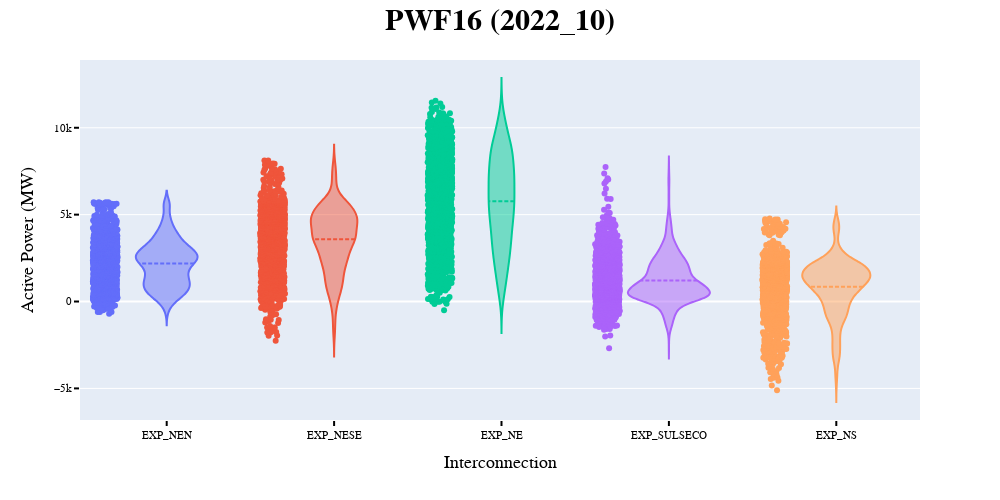

Notebook code cell kept with this figure:
### Code cell
violin_plot(pwf16_hm, "P(MW)", "PWF16", "2022_10", 'all')

### Figure 1 — Plotly figure (JSON) as saved in the notebook; plotly's stock layout.template omitted (floating-point values rounded to 4 significant figures; data arrays with more than 128 entries replaced by an {"elided": "..."} marker saying what was removed)
{"data": [{"alignmentgroup": "True", "box": {"visible": false}, "hovertemplate": "Nome Elo=%{x}<br>P(MW)=%{y}<extra></extra>", "legendgroup": "EXP_NEN", "marker": {"color": "#636efa"}, "meanline": {"visible": true}, "name": "EXP_NEN", "offsetgroup": "EXP_NEN", "orientation": "v", "points": "all", "scalegroup": "True", "showlegend": true, "type": "violin", "x": {"elided": "1344 str values"}, "x0": " ", "xaxis": "x", "y": {"elided": "1344 float values"}, "y0": " ", "yaxis": "y"}, {"alignmentgroup": "True", "box": {"visible": false}, "hovertemplate": "Nome Elo=%{x}<br>P(MW)=%{y}<extra></extra>", "legendgroup": "EXP_NESE", "marker": {"color": "#EF553B"}, "meanline": {"visible": true}, "name": "EXP_NESE", "offsetgroup": "EXP_NESE", "orientation": "v", "points": "all", "scalegroup": "True", "showlegend": true, "type": "violin", "x": {"elided": "1344 str values"}, "x0": " ", "xaxis": "x", "y": {"elided": "1344 float values"}, "y0": " ", "yaxis": "y"}, {"alignmentgroup": "True", "box": {"visible": false}, "hovertemplate": "Nome Elo=%{x}<br>P(MW)=%{y}<extra></extra>", "legendgroup": "EXP_NE", "marker": {"color": "#00cc96"}, "meanline": {"visible": true}, "name": "EXP_NE", "offsetgroup": "EXP_NE", "orientation": "v", "points": "all", "scalegroup": "True", "showlegend": true, "type": "violin", "x": {"elided": "1344 str values"}, "x0": " ", "xaxis": "x", "y": {"elided": "1344 float values"}, "y0": " ", "yaxis": "y"}, {"alignmentgroup": "True", "box": {"visible": false}, "hovertemplate": "Nome Elo=%{x}<br>P(MW)=%{y}<extra></extra>", "legendgroup": "EXP_SULSECO", "marker": {"color": "#ab63fa"}, "meanline": {"visible": true}, "name": "EXP_SULSECO", "offsetgroup": "EXP_SULSECO", "orientation": "v", "points": "all", "scalegroup": "True", "showlegend": true, "type": "violin", "x": {"elided": "1344 str values"}, "x0": " ", "xaxis": "x", "y": {"elided": "1344 float values"}, "y0": " ", "yaxis": "y"}, {"alignmentgroup": "True", "box": {"visible": false}, "hovertemplate": "Nome Elo=%{x}<br>P(MW)=%{y}<extra></extra>", "legendgroup": "EXP_NS", "marker": {"color": "#FFA15A"}, "meanline": {"visible": true}, "name": "EXP_NS", "offsetgroup": "EXP_NS", "orientation": "v", "points": "all", "scalegroup": "True", "showlegend": true, "type": "violin", "x": {"elided": "1344 str values"}, "x0": " ", "xaxis": "x", "y": {"elided": "1344 float values"}, "y0": " ", "yaxis": "y"}], "layout": {"autosize": false, "font": {"color": "black", "family": "Courier"}, "height": 500, "legend": {"title": {"text": "Nome Elo"}, "tracegroupgap": 0}, "margin": {"t": 60}, "showlegend": false, "title": {"font": {"size": 30}, "text": "<b>PWF16 (2022_10)</b>", "x": 0.5, "yref": "paper"}, "violinmode": "overlay", "width": 1000, "xaxis": {"anchor": "y", "categoryarray": ["EXP_NEN", "EXP_NESE", "EXP_NE", "EXP_SULSECO", "EXP_NS"], "categoryorder": "array", "domain": [0, 1], "tickcolor": "black", "tickfont": {"family": "Arial Black", "size": 11}, "ticklen": 5, "ticks": "outside", "tickwidth": 2, "title": {"font": {"size": 18}, "text": "Interconnection"}}, "yaxis": {"anchor": "x", "domain": [0, 1], "tickcolor": "black", "tickfont": {"family": "Arial Black", "size": 11}, "ticklen": 5, "ticks": "outside", "tickwidth": 2, "title": {"font": {"size": 18}, "text": "Active Power (MW)"}}}}
